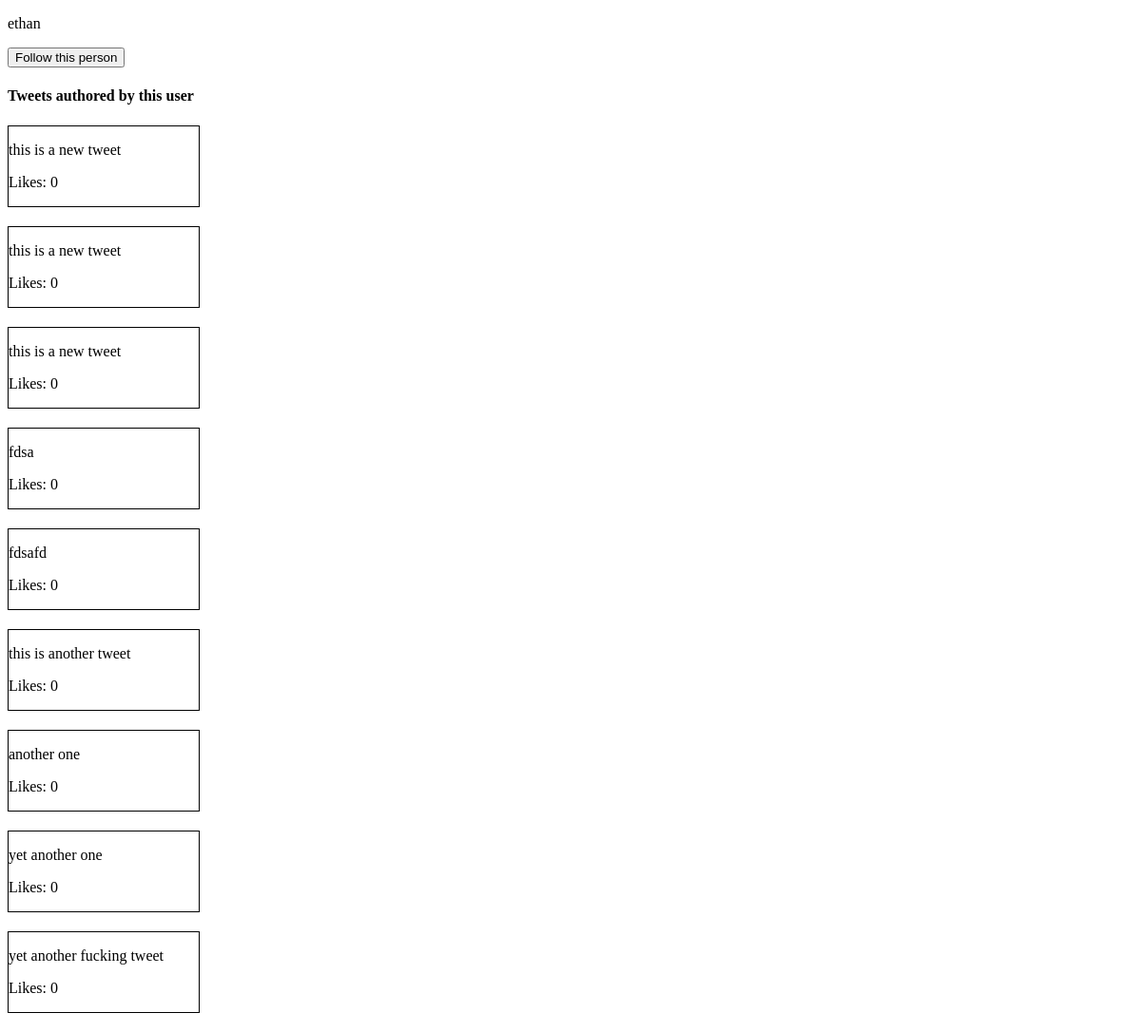
The page /user/1 on the database as committed earlier.
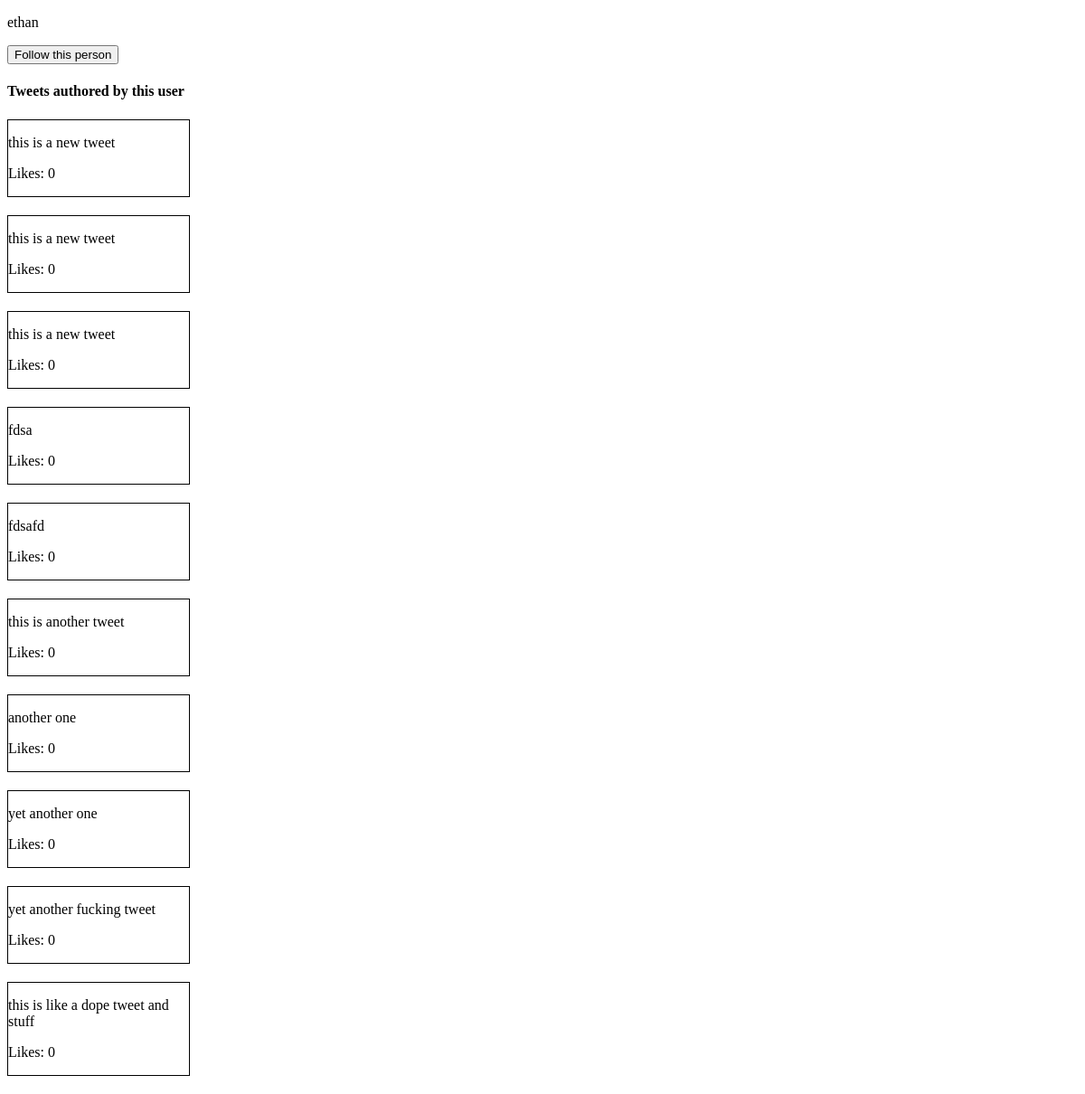
The same page on the database as committed later.
### tweets/models.py (models this page shows)
class Tweet(models.Model):
    body = models.CharField(max_length=280)
    author = models.ForeignKey('twitterusers.TwitterUser', on_delete=models.CASCADE,)
    likes = models.IntegerField(default=0)

### twitterusers/views.py (the view)
# urls.py: path('user/<int:user_id>', views.user_detail, name="user_detail"),
def user_detail(request, user_id):
    user = TwitterUser.objects.filter(id=user_id).first()
    tweets = Tweet.objects.filter(author=user.id)
    context = {
        'user': user,
        'tweets': tweets,
        }
    try:
        context['loggedin_user'] = request.user.twitteruser.id
    except:
        print('some things like didnt work or something ')
    return render(request, 'users/user_detail.html', context)

### templates/users/user_detail.html (shortened to what this page needs)
{% extends 'shared/base.html' %}
{% block content %}
    <div>
        <p>{{ user.username }}</p>
        <a href="/user/follow/{{loggedin_user}}/{{user.id}}"> <button>Follow this person</button></a>
        <h4>Tweets authored by this user</h4>
        <div>
            {%for tweet in tweets%}
                <div class="tweet">
                    <p>{{ tweet.body }}</p>
                    <p>Likes: {{ tweet.likes }}</p>
                </div>
            {% endfor %}
        </div>
    </div>
{% endblock %}

Rows that differ between the two databases and show on the page:
added Tweet: body "this is like a dope tweet and stuff", likes "0"
